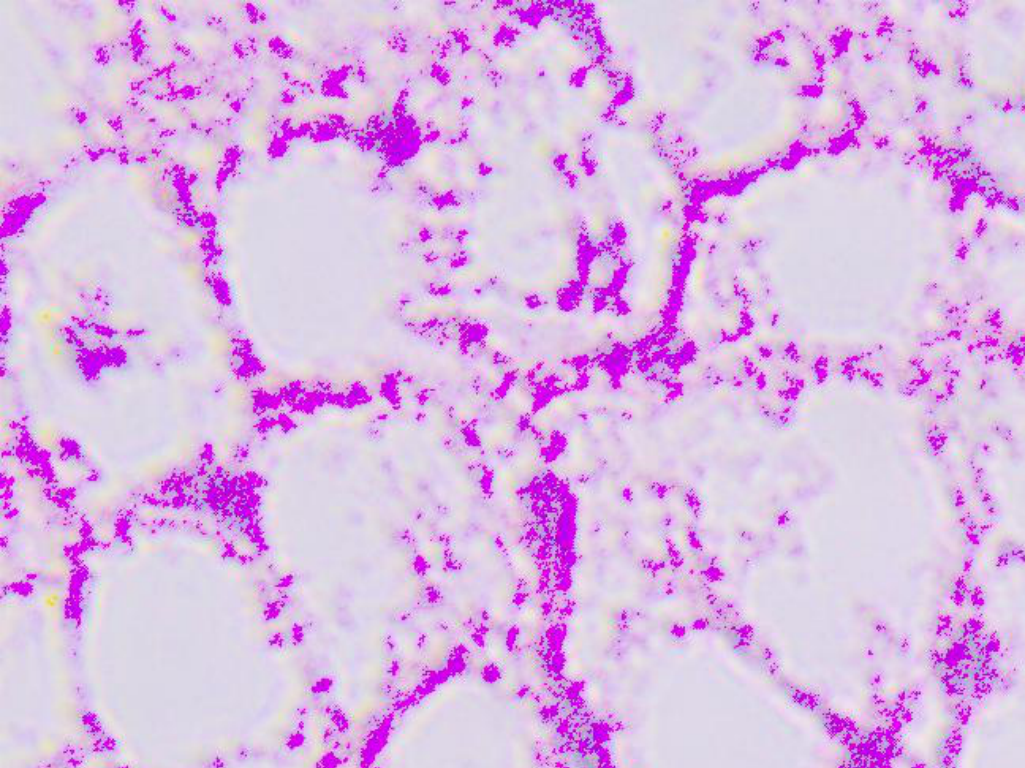
#> input picture saved_img/crop/img_crop_1_1.png, 1025 x 768 px, found by its file name
$ python .combine.py
#> lines starting #> are read from the running program, lines starting #| are printed output that depends on the picture; after the words box and inside, x2 and y2 are one past the last pixel; in counts of white or black regions, pixels touching at a corner belong together
import cv2
import numpy as np

img = cv2.imread("../historical_function/img_crop_1_1.png")
#> img is the input picture: shape (768, 1025, 3); mean B, G, R 227.9, 183.2, 219.3

gray = cv2.cvtColor(img, cv2.COLOR_BGR2GRAY)
threshold = cv2.threshold(gray, 0, 255, cv2.THRESH_BINARY + cv2.THRESH_OTSU)[1]
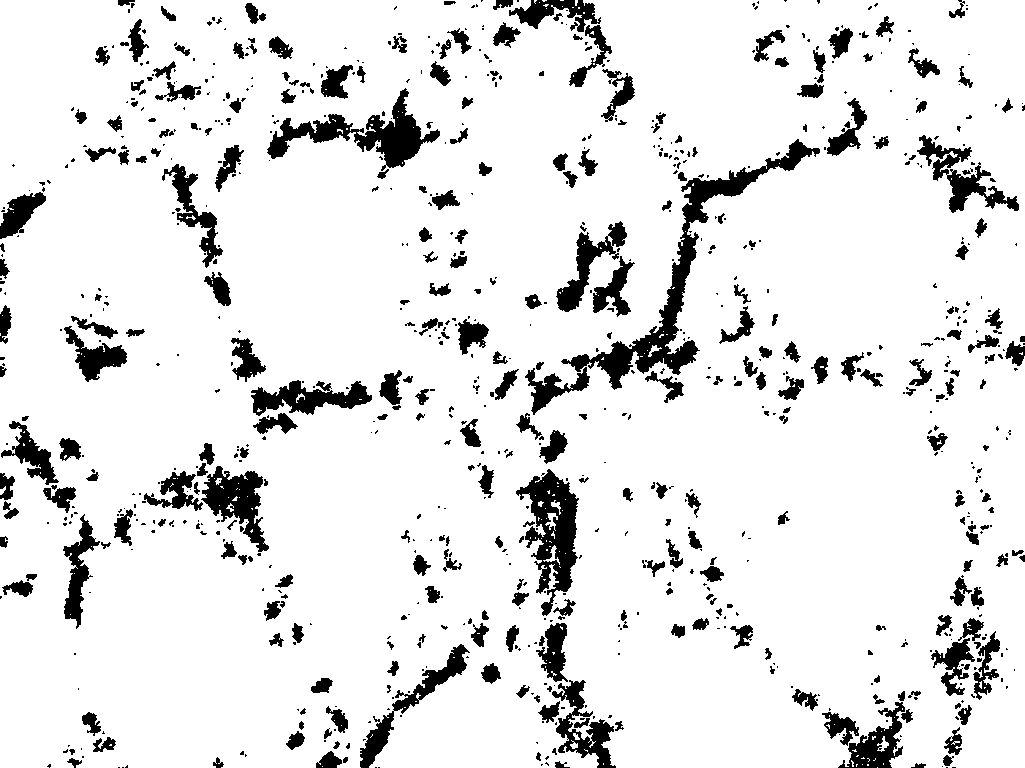
#> threshold: shape (768, 1025); 89.2% white; 886 black regions (571 under 20 px), largest, box (x1, y1, x2, y2) and area: (561, 139, 820, 390) 6994, (516, 469, 579, 616) 4192, (267, 88, 440, 171) 4156

img_mop = cv2.morphologyEx(threshold, cv2.MORPH_OPEN, cv2.getStructuringElement(cv2.MORPH_ELLIPSE, (50, 50)))
#> img_mop: shape (768, 1025); 59.3% white; 7 black regions (1 under 20 px), largest, box (x1, y1, x2, y2) and area: (0, 0, 1025, 768) 309639, (61, 289, 179, 382) 4676, (0, 165, 52, 381) 3496, (48, 706, 128, 768) 2242, (214, 752, 247, 768) 368, (773, 512, 790, 525) 119
img_mop = cv2.morphologyEx(img_mop, cv2.MORPH_CLOSE, cv2.getStructuringElement(cv2.MORPH_ELLIPSE, (1, 1)))

revert = img_mop
for i in range(0, revert.shape[0]):
    for j in range(0, revert.shape[1]):
        px = 255 if revert[i][j] == 0 else 0
        revert[i][j] = px
cv2.imwrite("revert.png", revert)
canny = cv2.Canny(revert, 100, 200)
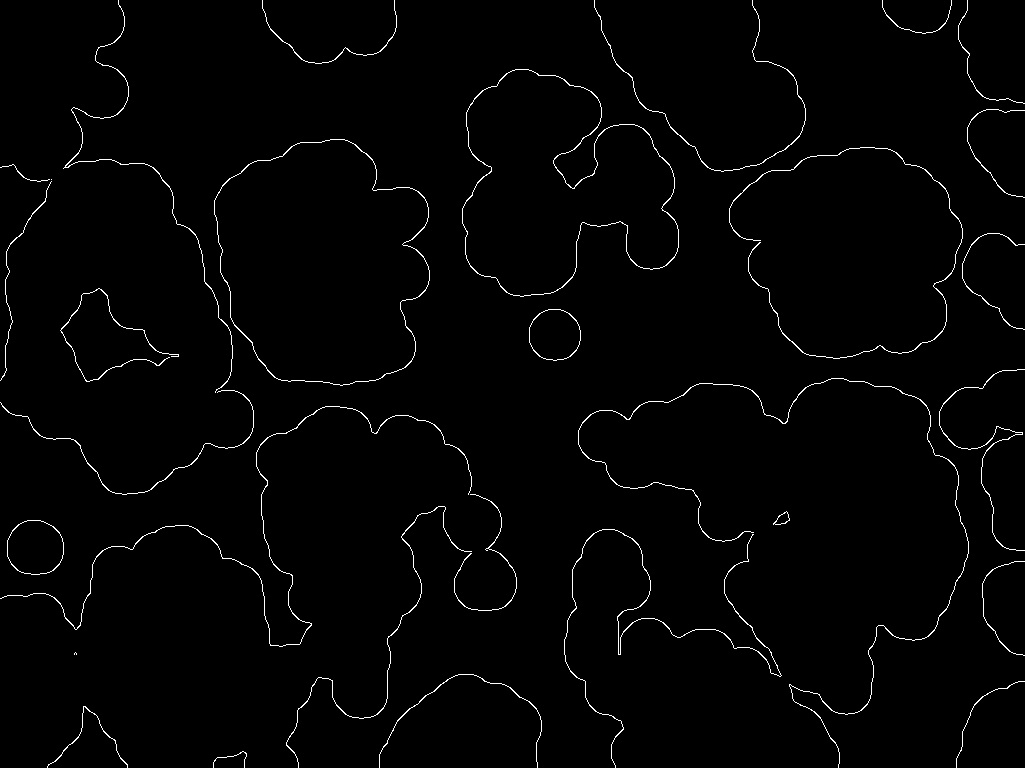
#> canny: shape (768, 1025); 1.5% white in thin lines or dots

kontur1, _ = cv2.findContours(canny, cv2.RETR_EXTERNAL, cv2.CHAIN_APPROX_NONE)
#> kontur1 = 30 contours, 7 with area under 20; largest, box (x1, y1, x2, y2) and area: (214, 139, 430, 386) 40708, (462, 69, 679, 297) 32188, (7, 520, 64, 575) 2472, (529, 309, 581, 361) 2094, (578, 378, 969, 768) 156
cv2.drawContours(img, kontur1, -1, (0, 255, 0), 5)
#> img: shape (768, 1025, 3); 9.36% of pixels changed, all inside (x1, y1, x2, y2) = (0, 0, 1025, 768)

img_revert = cv2.imread("revert.png")
revert_gray = cv2.cvtColor(img_revert, cv2.COLOR_BGR2GRAY)
threshold_inv = cv2.threshold(revert_gray, 0, 255, cv2.THRESH_BINARY_INV + cv2.THRESH_OTSU)[1]

kernel = np.ones((3, 3), np.uint8)
mop_open = cv2.morphologyEx(threshold_inv, cv2.MORPH_OPEN, kernel, iterations=2)

dilate = cv2.dilate(mop_open, kernel, iterations=2)
#> dilate: shape (768, 1025); 62.7% white; 7 black regions, largest, box (x1, y1, x2, y2) and area: (0, 0, 1025, 768) 284362, (64, 292, 165, 379) 3855, (0, 168, 47, 375) 2829

distance_trans = cv2.distanceTransform(mop_open, cv2.DIST_L2, cv2.DIST_MASK_5)
dist_thres = cv2.threshold(distance_trans, 0.24 * distance_trans.max(), 255, cv2.THRESH_BINARY)[1]
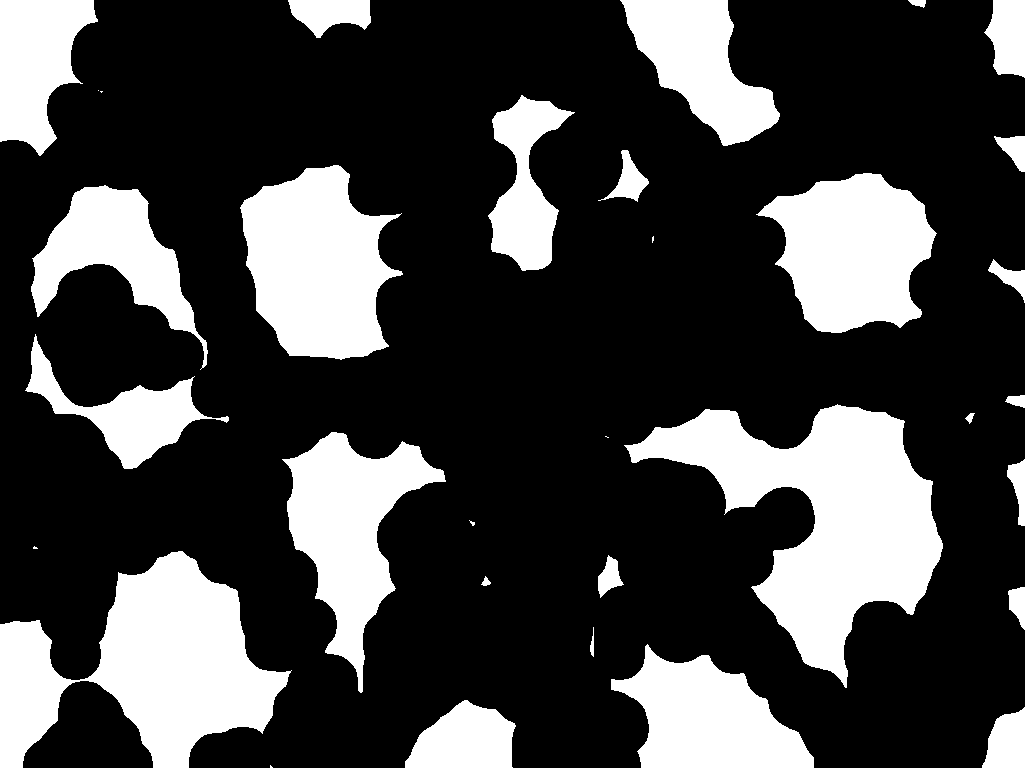
#> dist_thres: shape (768, 1025) float32; 26.4% white; 33 white regions (7 under 20 px), largest, box (x1, y1, x2, y2) and area: (624, 404, 943, 688) 37545, (0, 551, 292, 768) 32322, (240, 165, 403, 360) 21627
cv2.imwrite("distace.png", dist_thres)

img_distace = cv2.imread("distace.png", 0)
kontur2, _ = cv2.findContours(img_distace, cv2.RETR_EXTERNAL, cv2.CHAIN_APPROX_NONE)
#> kontur2 = 33 contours, 7 with area under 20; largest, box (x1, y1, x2, y2) and area: (624, 404, 943, 688) 36990, (0, 551, 292, 768) 31807, (240, 165, 403, 360) 21326, (756, 173, 937, 333) 18892, (282, 432, 446, 693) 17346
# mc = 264.5833  # 1 px = 264.5833 micrometer

for i in range(0, len(kontur2)):
    ((x, y), r) = cv2.minEnclosingCircle(kontur2[i])
    wide = cv2.contourArea(kontur2[i], False)
    if wide == 0: continue
    cv2.putText(img, f"{int(wide)}px", (int(x) - 4, int(y)), cv2.FONT_HERSHEY_COMPLEX, 0.45, (0, 0, 255), 1)
#> this loop made 33 passes
#> (x, y, r, wide) on passes 1 to 8: (271, 766, 1.41, 2), (1003, 737, 36.62, 1852), (460, 746, 58.87, 5216.5), (712, 723, 110.2, 14467), (593, 641.5, 14.5, 41), (1020.4, 608, 21.31, 439.5), (485.2, 581.1, 5.12, 41), (604, 576, 21.38, 537.5)
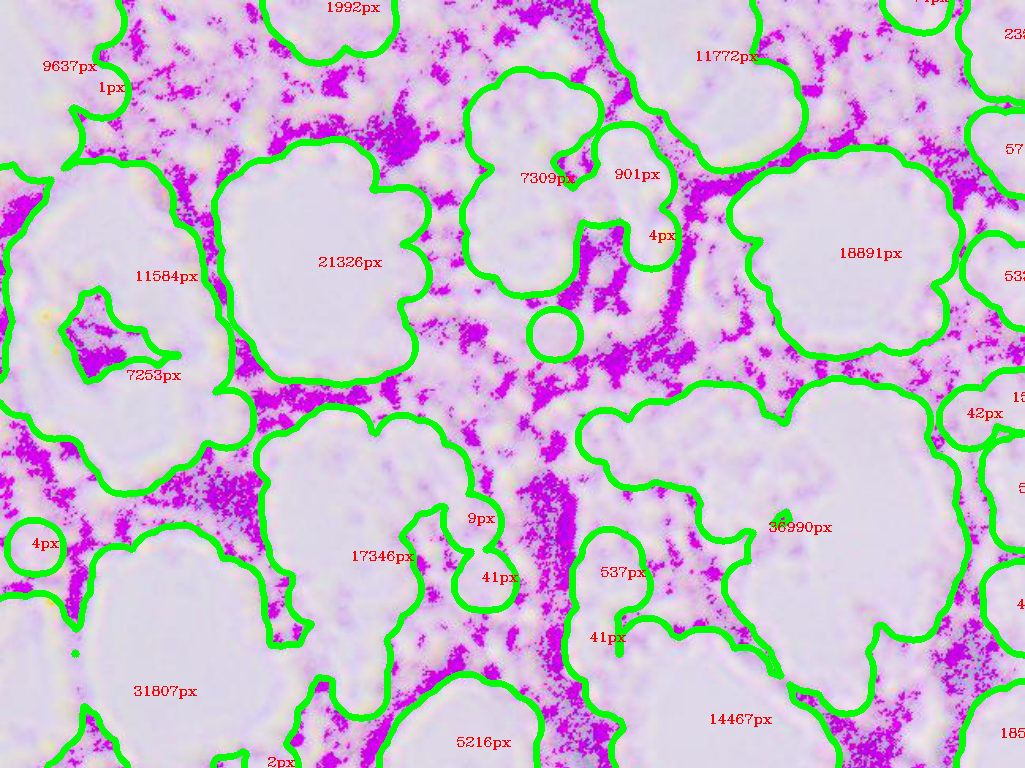
#> img: shape (768, 1025, 3); mean B, G, R 205.4, 190.2, 199.2
    # cv2.putText(img, f"{int(wide * mc)}μm", (int(x) - 4, int(y)), cv2.FONT_HERSHEY_COMPLEX, 0.45, (0, 0, 255), 1)


cv2.imshow('aa', img)
cv2.waitKey()

$ run again, with saved_img/crop/img_crop_1_2.png copied over saved_img/crop/img_crop_1_1.png
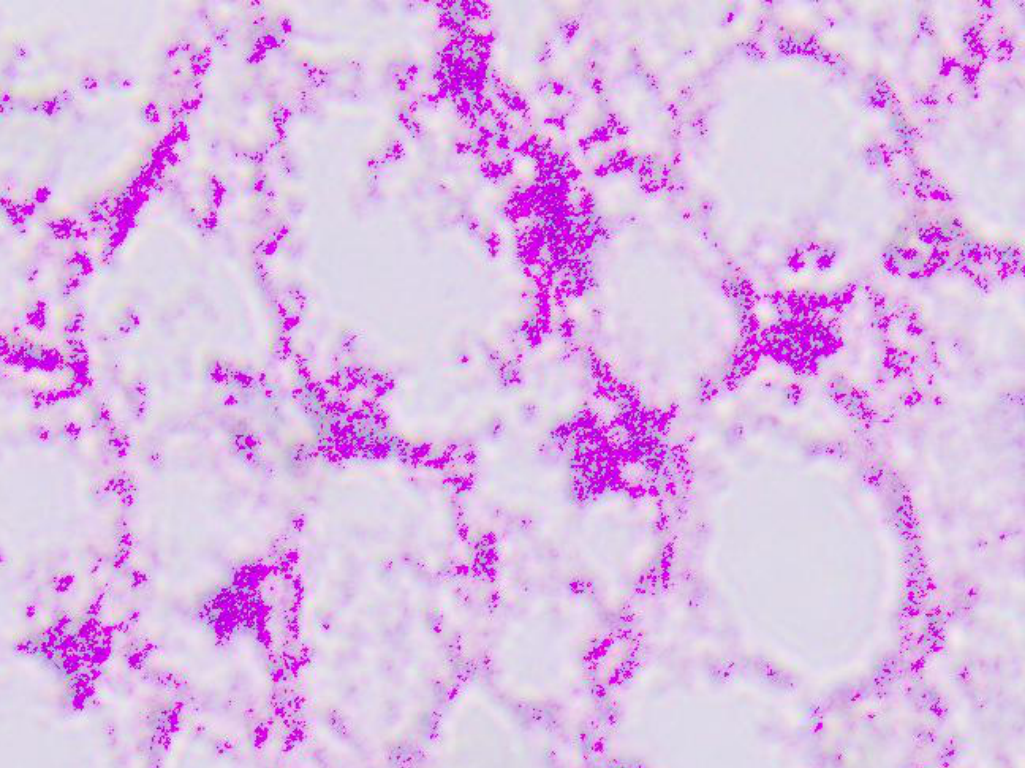
#> input picture saved_img/crop/img_crop_1_2.png, 1025 x 768 px, found by its file name
#> img is the input picture: shape (768, 1025, 3); mean B, G, R 229.4, 186, 220.2
#> `threshold = cv2.threshold(gray, 0, 255, cv2.THRESH_BINARY + cv2.THRESH..`:
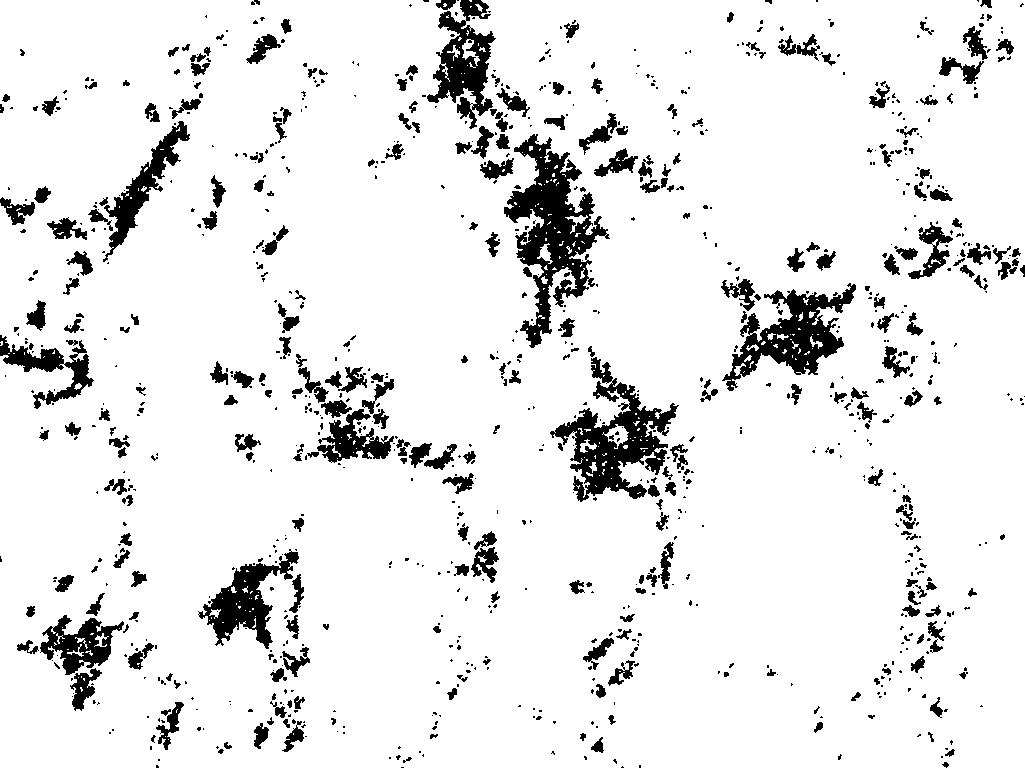
#> threshold: shape (768, 1025); 90.7% white; 999 black regions (687 under 20 px), largest, box (x1, y1, x2, y2) and area: (504, 134, 610, 348) 8205, (550, 357, 679, 502) 6502, (722, 283, 856, 391) 5203
#> img_mop: shape (768, 1025); 66.1% white; 11 black regions (4 under 20 px), largest, box (x1, y1, x2, y2) and area: (0, 0, 1025, 768) 259394, (727, 0, 847, 75) 5720, (0, 50, 102, 116) 1250
#> canny: shape (768, 1025); 1.7% white in thin lines or dots
#> kontur1 = 70 contours, 44 with area under 20; largest, box (x1, y1, x2, y2) and area: (521, 353, 593, 422) 3700, (76, 193, 412, 768) 349, (488, 0, 742, 405) 188, (377, 130, 663, 724) 176, (271, 83, 482, 446) 128
#> mop_open: shape (768, 1025); 66.1% white; 11 black regions (4 under 20 px), largest, box (x1, y1, x2, y2) and area: (0, 0, 1025, 768) 259449, (727, 0, 847, 75) 5720, (0, 50, 102, 116) 1252
#> dilate: shape (768, 1025); 70% white; 16 black regions (7 under 20 px), largest, box (x1, y1, x2, y2) and area: (0, 0, 1025, 768) 200638, (19, 518, 343, 768) 29260, (730, 0, 839, 66) 5125
#> dist_thres: shape (768, 1025) float32; 28.2% white; 33 white regions (4 under 20 px), largest, box (x1, y1, x2, y2) and area: (633, 411, 883, 768) 43137, (102, 219, 434, 768) 39706, (297, 109, 501, 420) 27366
#> kontur2 = 33 contours, 6 with area under 20; largest, box (x1, y1, x2, y2) and area: (633, 411, 883, 768) 42479, (102, 219, 434, 768) 38648, (297, 109, 501, 420) 26877, (704, 58, 885, 256) 19551, (898, 296, 1025, 568) 14204
#> the loop `for i in range(0, len(kontur2)):` made 33 passes
#> (x, y, r, wide) on passes 1 to 8: (191.5, 763.5, 6.52, 55.5), (890.5, 755, 29.09, 976.5), (900.5, 716.5, 0.707, 0.5), (488, 740, 49.07, 3332), (124.5, 697, 5.22, 22.5), (65.5, 717.5, 82.1, 6072), (226.9, 672.5, 19.23, 333.5), (547.6, 651.3, 49.3, 3811)
#> after the loop `for i in range(0, len(kontur2)):`:
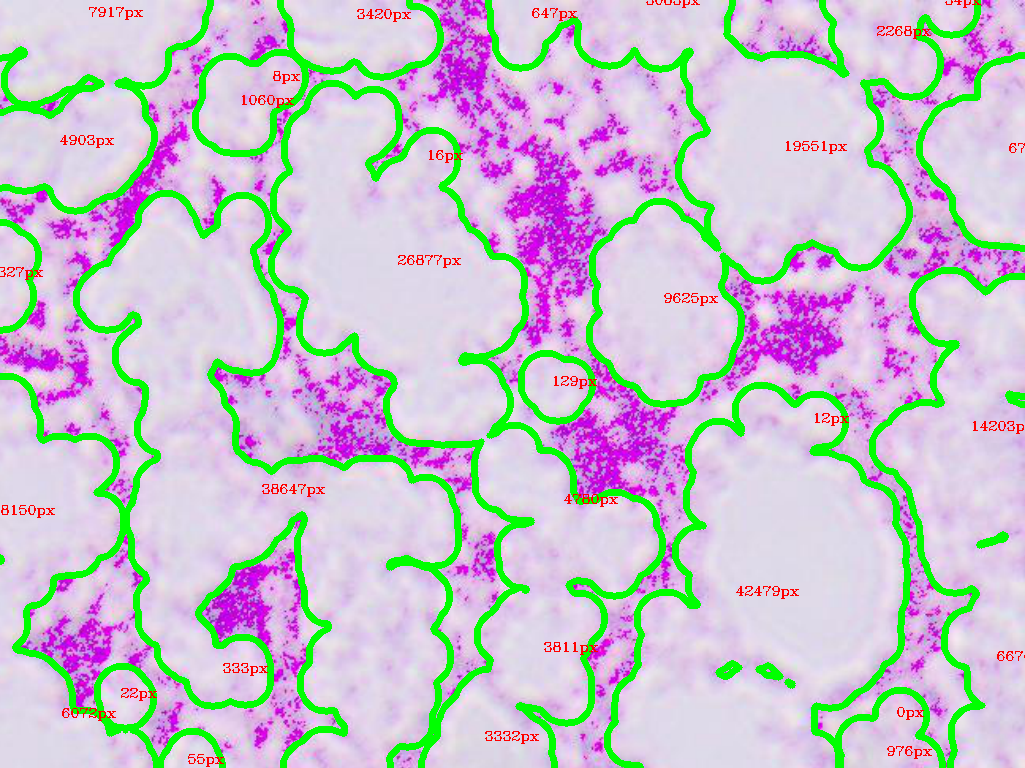
#> img: shape (768, 1025, 3); mean B, G, R 203.9, 193.5, 197.5
